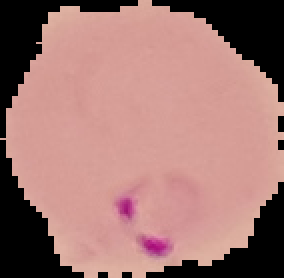
#> input picture Data/Parasitized/C100P61ThinF_IMG_20150918_150041_cell_148.png, 142 x 139 px (shown 2 times larger); its folder holds 3 pictures in this run
$ python eda.py
#> lines starting #> are read from the running program, lines starting #| are printed output that depends on the picture
#!/usr/bin/env python3
"""Small EDA for the Malaria image dataset.

Usage:
    python scripts/eda.py --data-dir Data --samples 5 --out output/eda.png

This script samples a few images per class, plots them in a grid and
prints simple class counts and image size statistics.
"""
from __future__ import annotations

import argparse
import random
from pathlib import Path
from typing import List

import matplotlib.pyplot as plt
import numpy as np
from PIL import Image


IMG_EXT = {".png", ".jpg", ".jpeg", ".bmp"}


def list_images(folder: Path) -> List[Path]:
    if not folder.exists():
        return []
    return [p for p in folder.iterdir() if p.suffix.lower() in IMG_EXT and p.is_file()]


def sample_images(data_dir: Path, samples_per_class: int = 5):
    classes = [p.name for p in data_dir.iterdir() if p.is_dir()]
    classes.sort()

    sampled = {}
    counts = {}
    sizes = {c: [] for c in classes}

    for c in classes:
        files = list_images(data_dir / c)
        counts[c] = len(files)
        if files:
            sampled[c] = random.sample(files, min(samples_per_class, len(files)))
            for p in files:
                try:
                    with Image.open(p) as im:
                        sizes[c].append(im.size)
                except Exception:
                    pass
        else:
            sampled[c] = []

    return classes, counts, sizes, sampled


def plot_grid(classes, sampled, counts, sizes, out_path: Path | None = None):
    # Determine grid size
    max_cols = max(len(v) for v in sampled.values()) if sampled else 0
    rows = len(classes)
    if rows == 0 or max_cols == 0:
        print("No images found to plot.")
        return

    fig, axes = plt.subplots(rows, max_cols, figsize=(max(3 * max_cols, 6), 3 * rows))
    if rows == 1:
        axes = np.expand_dims(axes, 0)

    for i, c in enumerate(classes):
        for j in range(max_cols):
            ax = axes[i, j]
            ax.axis("off")
            try:
                p = sampled[c][j]
            except IndexError:
                continue
            try:
                im = Image.open(p).convert("RGB")
                ax.imshow(im)
                ax.set_title(f"{c}\n{p.name}")
            except Exception:
                ax.text(0.5, 0.5, "error", ha="center", va="center")

    plt.suptitle("Sample images per class")
    plt.tight_layout(rect=[0, 0.03, 1, 0.95])
    if out_path:
        out_path.parent.mkdir(parents=True, exist_ok=True)
        fig.savefig(out_path, dpi=150)
        print(f"Saved sample grid to {out_path}")
    else:
        plt.show()

    # Print counts and simple size stats
    print("\nClass counts:")
    for c, cnt in counts.items():
        print(f"  {c}: {cnt}")

    print("\nImage size stats (width x height) per class (first 5 shown):")
    for c, ss in sizes.items():
        print(f"  {c}: {len(ss)} images; sample sizes: {ss[:5]}")


def main():
    parser = argparse.ArgumentParser()
    parser.add_argument("--data-dir", default="Data", help="Root data directory (contains class subfolders)")
    parser.add_argument("--samples", type=int, default=5, help="Samples per class to plot")
    parser.add_argument("--out", default=None, help="Output path to save the figure")
    parser.add_argument("--seed", type=int, default=42)
    args = parser.parse_args()

    random.seed(args.seed)
    data_dir = Path(args.data_dir)

    classes, counts, sizes, sampled = sample_images(data_dir, samples_per_class=args.samples)
#> in sample_images, im is the input picture: PIL image 142x139 RGB; mean R, G, B 161.6, 119, 114.5
#> classes = ['Parasitized', 'Uninfected']; counts = {'Parasitized': 3, 'Uninfected': 1}; sizes = {'Parasitized': [(142, 139), (139, 139), (136, 133)], 'Uninfected': [(148, 139)]}; sampled = 2 items
    out_path = Path(args.out) if args.out else None
    plot_grid(classes, sampled, counts, sizes, out_path)
#> in plot_grid, `max_cols = max(len(v) for v in sampled.values()) if sampled else 0`: max_cols = 3
#> in plot_grid, `rows = len(classes)`: rows = 2
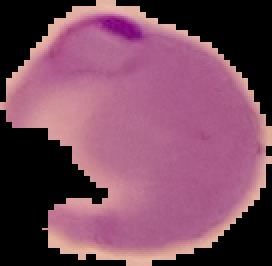
#> input picture Data/Parasitized/C102P63ThinF_IMG_20150918_162511_cell_170.png, 136 x 133 px (shown 2 times larger)
#> in plot_grid, im is the input picture: PIL image 136x133 RGB; mean R, G, B 122.3, 74.4, 95
#> in plot_grid, `plt.show()`:
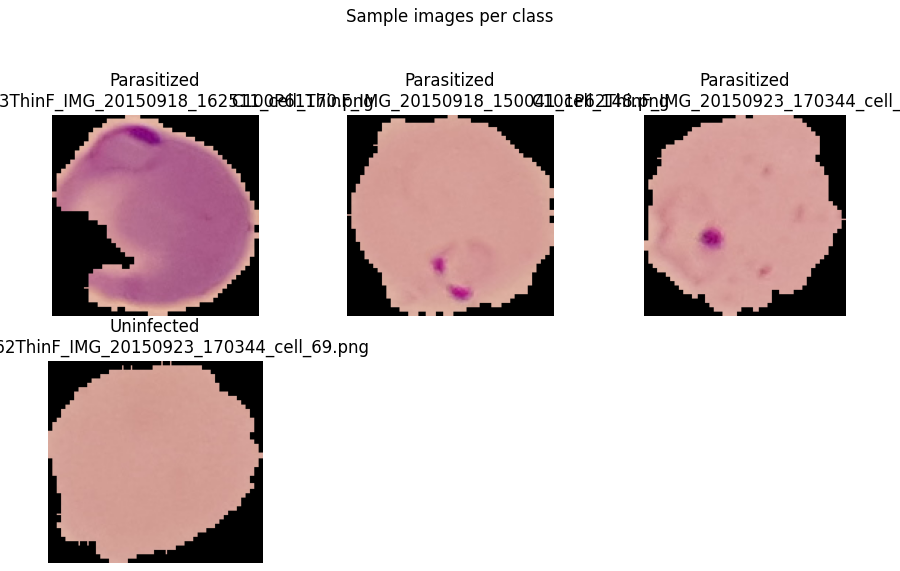
#> figure drawn by matplotlib, 4 panels
#> the loop in plot_grid, `for c, cnt in counts.items():` made 2 passes
#> (c, cnt) on passes 1 to 2: ('Parasitized', 3), ('Uninfected', 1)
#|   Parasitized: 3
#|   Uninfected: 1
#> the loop in plot_grid, `for c, ss in sizes.items():` made 2 passes
#> (c, ss) on passes 1 to 2: ('Parasitized', [(142, 139), (139, 139), (136, 133)]), ('Uninfected', [(148, 139)])
#|   Parasitized: 3 images; sample sizes: [(142, 139), (139, 139), (136, 133)]
#|   Uninfected: 1 images; sample sizes: [(148, 139)]


if __name__ == "__main__":
    main()
